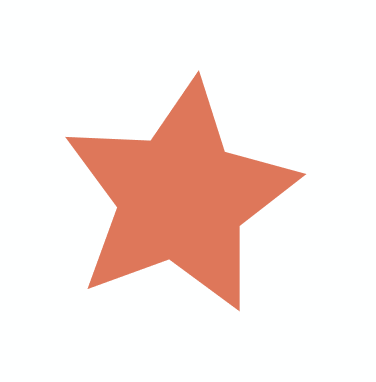
#> input picture assets/images/kochgourmet-star-source.png, 376 x 382 px
$ python generate-adaptive-icons.py
#> lines starting #> are read from the running program, lines starting #| are printed output that depends on the picture
#!/usr/bin/env python3
"""Generate Kochgourmet launcher icons: white-coral circle + orange star."""

from __future__ import annotations

import os
from pathlib import Path

from PIL import Image

ROOT = Path(__file__).resolve().parents[1]
STAR_SRC = ROOT / "assets/images/kochgourmet-star-source.png"
RES = ROOT / "android/app/src/main/res"
ASSETS = ROOT / "assets/images"

BG = (0xFF, 0xF9, 0xF0, 255)  # white coral (theme background.secondary)
STAR = (0xEE, 0x7B, 0x5F, 255)  # brand coral / orange star

ICON_SIZES = {
    "mipmap-mdpi": 48,
    "mipmap-hdpi": 72,
    "mipmap-xhdpi": 96,
    "mipmap-xxhdpi": 144,
    "mipmap-xxxhdpi": 192,
}

ADAPTIVE_SIZES = {
    "mipmap-mdpi": 108,
    "mipmap-hdpi": 162,
    "mipmap-xhdpi": 216,
    "mipmap-xxhdpi": 324,
    "mipmap-xxxhdpi": 432,
}


def load_orange_star() -> Image.Image:
    src = Image.open(STAR_SRC).convert("RGBA")
#> src is the input picture: PIL image 376x382 RGBA; mean R, G, B, A 248.6, 231.9, 227, 255
    px = src.load()
    w, h = src.size
#> w = 376; h = 382
    out = Image.new("RGBA", (w, h), (0, 0, 0, 0))
#> out: PIL image 376x382 RGBA; every value is 0
    opx = out.load()
    for y in range(h):
        for x in range(w):
            r, g, b, a = px[x, y]
            if a < 16:
                continue
            if r > 240 and g > 240 and b > 240:
                continue
            opx[x, y] = STAR
    return out


def paste_star(canvas: Image.Image, star: Image.Image, scale: float = 0.52) -> Image.Image:
    cw, ch = canvas.size
    target = int(min(cw, ch) * scale)
    star_r = star.resize((target, target), Image.Resampling.LANCZOS)
    x = (cw - target) // 2
    y = (ch - target) // 2
    canvas.alpha_composite(star_r, (x, y))
    return canvas


def main() -> None:
    if not STAR_SRC.exists():
        raise SystemExit(f"Missing star source: {STAR_SRC}")

    star = load_orange_star()

    for folder, size in ICON_SIZES.items():
        folder_path = RES / folder
        folder_path.mkdir(parents=True, exist_ok=True)
        launcher = Image.new("RGBA", (size, size), BG)
        paste_star(launcher, star, 0.58)
        launcher.save(folder_path / "ic_launcher.png")
        launcher.save(folder_path / "ic_launcher_round.png")
#> this loop made 5 passes
#> pass 1, in main, `launcher = Image.new("RGBA", (size, size), BG)`:
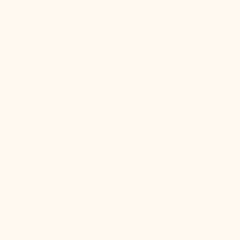
#> launcher: PIL image 48x48 RGBA (shown 5 times larger); mean R, G, B, A 255, 249, 240, 255
#> pass 1, in paste_star, `star_r = star.resize((target, target), Image.Resampling.LANCZOS)`:
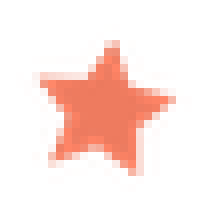
#> star_r: PIL image 27x27 RGBA (shown 8 times larger); mean R, G, B, A 76.1, 37, 28.3, 44.1; transparent parts drawn white
#> pass 1, in main, `launcher.save(folder_path / "ic_launcher.png")`:
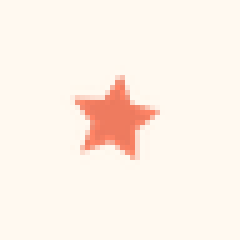
#> saved as ic_launcher.png: PIL image 48x48 RGBA (shown 5 times larger); mean R, G, B, A 254.3, 242.2, 232.1, 255

    for folder, size in ADAPTIVE_SIZES.items():
        fg = Image.new("RGBA", (size, size), (0, 0, 0, 0))
        paste_star(fg, star, 0.52)
        fg.save(RES / folder / "ic_launcher_foreground.png")
#> this loop made 5 passes
#> pass 1, in paste_star (call 6), `star_r = star.resize((target, target), Image.Resampling.LANCZOS)`:
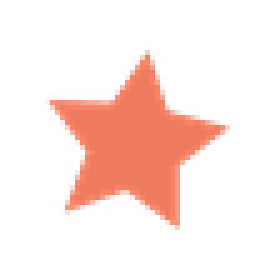
#> star_r: PIL image 56x56 RGBA (shown 5 times larger); mean R, G, B, A 56, 28.7, 21.8, 43.9; transparent parts drawn white
#> pass 1, in main, `fg.save(RES / folder / "ic_launcher_foreground.png")`:
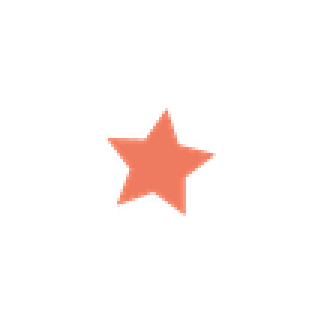
#> saved as ic_launcher_foreground.png: PIL image 108x108 RGBA (shown 3 times larger); mean R, G, B, A 15.1, 7.7, 5.9, 11.8; transparent parts drawn white

    app_icon = Image.new("RGBA", (1024, 1024), BG)
    paste_star(app_icon, star, 0.58)
    app_icon.save(ASSETS / "kochgourmet-app-icon.png")
    app_icon.resize((192, 192), Image.Resampling.LANCZOS).save(ASSETS / "favicon.png")
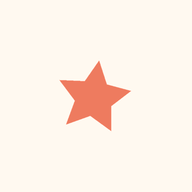
#> saved as favicon.png: PIL image 192x192 RGBA; mean R, G, B, A 254, 241.7, 231.6, 255
    app_icon.save(
        ROOT / "ios/Kochgourmet/Images.xcassets/AppIcon.appiconset/App-Icon-1024x1024@1x.png"
    )

    fg_expo = Image.new("RGBA", (1024, 1024), (0, 0, 0, 0))
#> fg_expo: PIL image 1024x1024 RGBA; every value is 0
    paste_star(fg_expo, star, 0.52)
    fg_expo.save(ASSETS / "kochgourmet-app-icon-foreground.png")

    splash = Image.new("RGBA", (1024, 1024), (0, 0, 0, 0))
    paste_star(splash, star, 0.52)
    splash.save(ASSETS / "kochgourmet-splash-icon.png")

    print("Generated white-coral + orange star icons for all mipmap densities.")


if __name__ == "__main__":
    main()

$ run again, with assets/images/chese.png copied over assets/images/kochgourmet-star-source.png
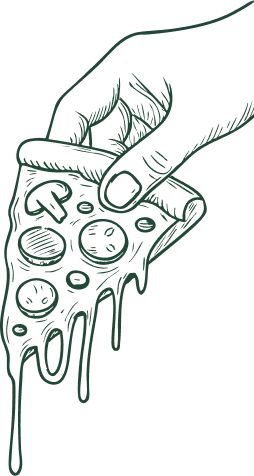
#> input picture assets/images/chese.png, 254 x 476 px
#> in load_orange_star, src is the input picture: PIL image 254x476 RGBA; mean R, G, B, A 4.9, 10.2, 7.9, 24.4
#> out: PIL image 254x476 RGBA; every value is 0
#> after the loop in main, `for folder, size in ADAPTIVE_SIZES.items():`:
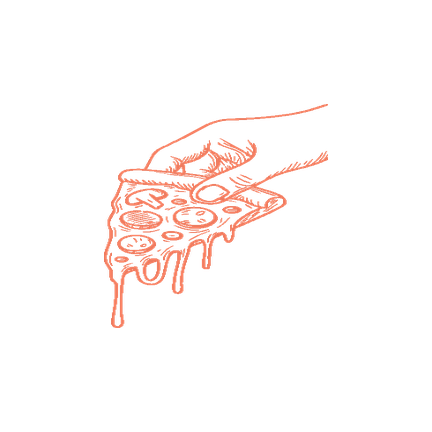
#> fg: PIL image 432x432 RGBA; mean R, G, B, A 18.5, 9.5, 7.3, 9.8; transparent parts drawn white
#> fg_expo: PIL image 1024x1024 RGBA; every value is 0
#> in paste_star (call 12), `star_r = star.resize((target, target), Image.Resampling.LANCZOS)`:
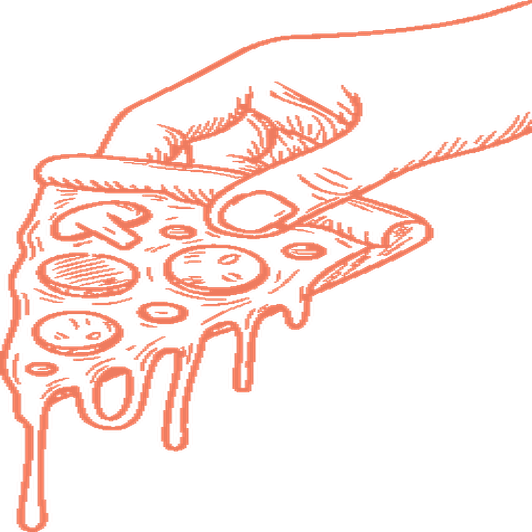
#> star_r: PIL image 532x532 RGBA; mean R, G, B, A 57.7, 29.9, 22.9, 36.3; transparent parts drawn white

$ run again, with assets/images/investment-success-clap.png copied over assets/images/kochgourmet-star-source.png
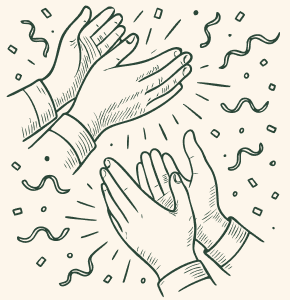
#> input picture assets/images/investment-success-clap.png, 290 x 300 px
#> in load_orange_star, src is the input picture: PIL image 290x300 RGBA; mean R, G, B, A 231.1, 227.7, 216.4, 255
#> out: PIL image 290x300 RGBA; every value is 0
#> in main, `star = load_orange_star()`:
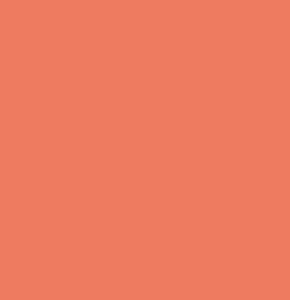
#> star: PIL image 290x300 RGBA; mean R, G, B, A 238, 123, 95, 255
#> in main, `app_icon.resize((192, 192), Image.Resampling.LANCZOS).save(ASSETS / "f..`:
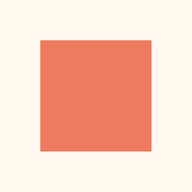
#> saved as favicon.png: PIL image 192x192 RGBA; mean R, G, B, A 249.3, 206.7, 191.4, 255
#> fg_expo: PIL image 1024x1024 RGBA; every value is 0
#> star_r: PIL image 532x532 RGBA
